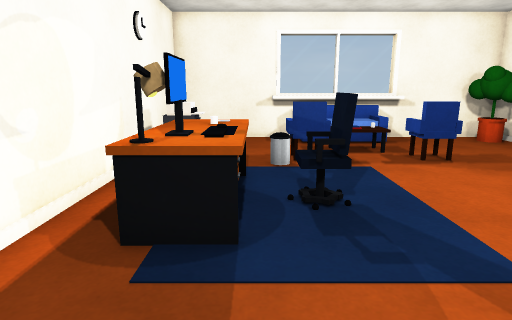
View 1 (above)

14 first-person views from a walk through a scene from a Unity 3-D project. The camera is 1.2 m above the floor, tilts 12° down and sees 75° across. The floor is counted in squares, 0.5 m on a side. Each view is taken from the middle of a square. On the plan, view 1 faces up. The plan holds only what a view shows up to about 20 squares ahead; the rest is blank. Door leaves are left out, so doorways stand open. Surface patterns are stand-ins for the level's own textures.

View 2
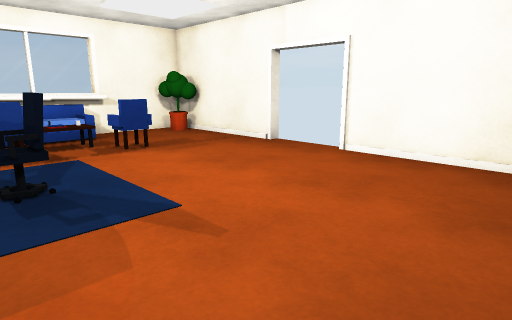

View 3
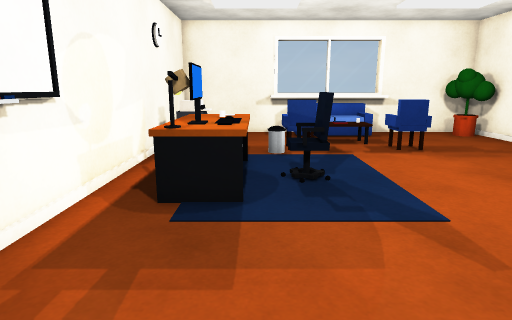

View 4
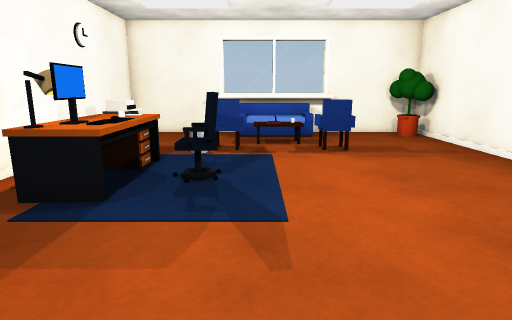

View 5
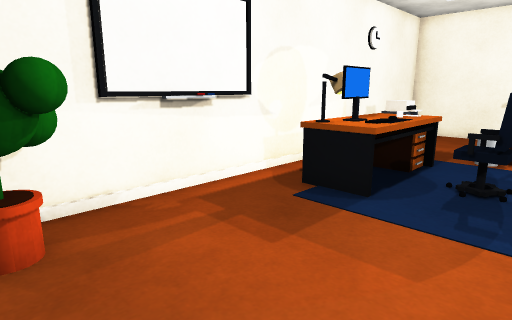

View 6
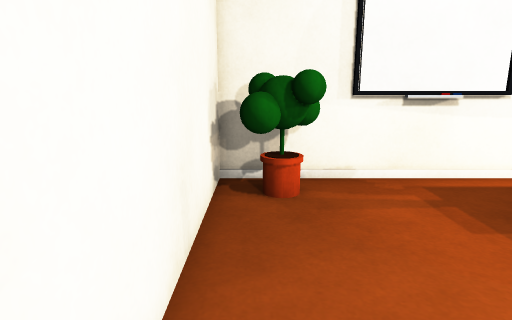

View 7
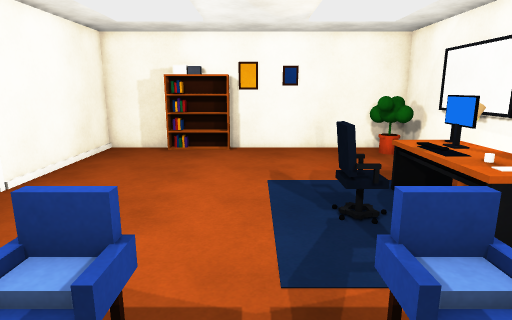

View 8
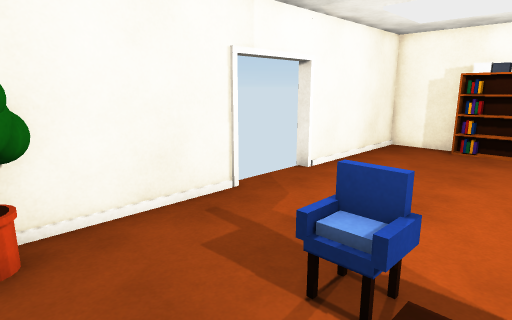

View 9
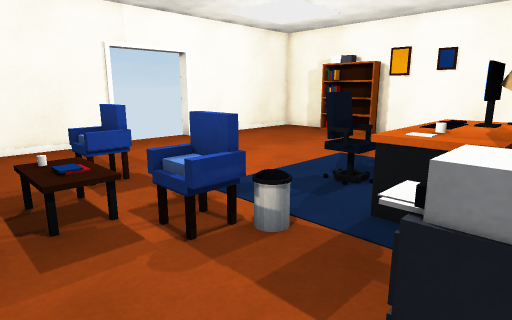

View 10
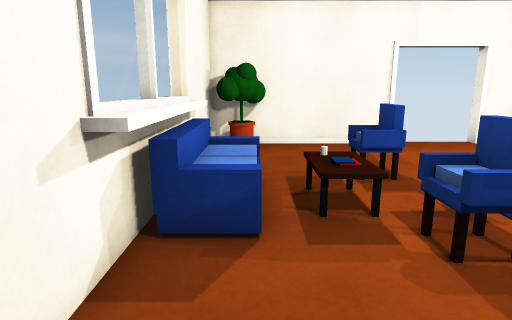

View 11
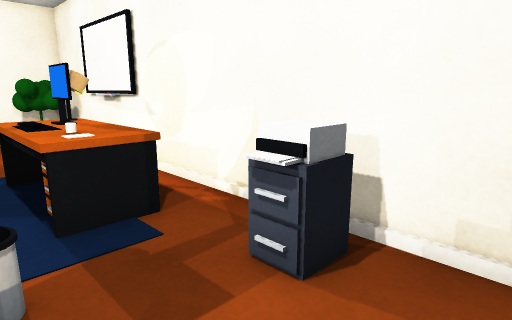

View 12
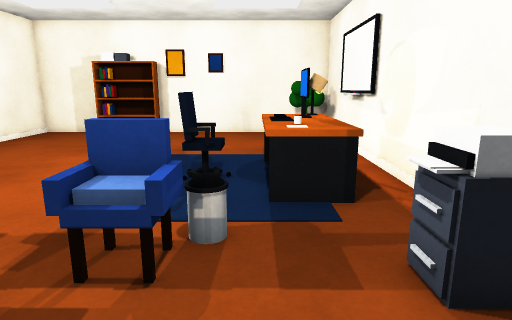

View 13
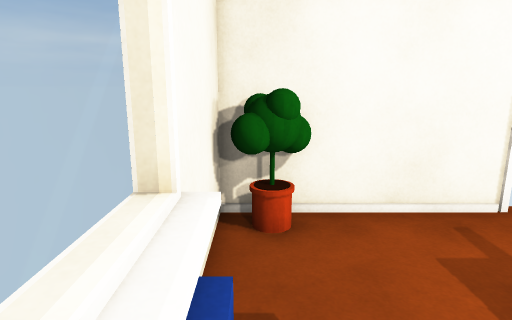

View 14
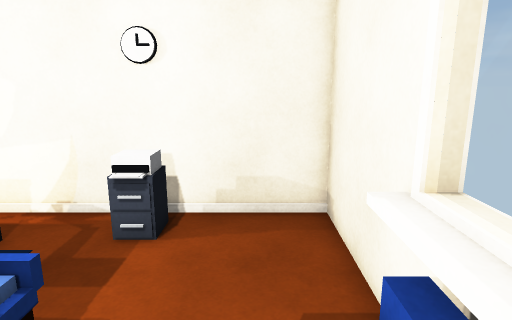

### Floor plan
Key: @ floor where view 1 was taken; # wall or solid block; . floor; / step, stairs or slope; D open door; = window, fence, low wall or low ledge; O other object.
Columns run from 4 left of view 1 to 13 right of it. Each row starts with its distance up from view 1.
 17 #######=#=#######
 16 #....=#///O=..OO#
 15 #.....////O....O#
 14 #......///......#
 13 #OO....OOO......#
 12 #OO..OO...OO....#
 11 #....OO...OO....#
 10 #...............#
  9 #.OOO   ........D#
  8 #.OOO   ........D
  7 #.OOO   ........D
  6 #.OOO   ........D
  5 #.OOO   ........D#
  4 #...............#
  3 #...............#
  2 #...............#
  1 #...............#
  0 #...@...........#
 -1 #O..............#
 -2 #.O.......OOO...#
 -3 ##########OOO####

Positions as (right, up) in squares from view 1, and headings:
1: (0, 0), facing up
2: (0, -2), facing up-right
3: (0, -2), facing up
4: (3, -2), facing up
5: (3, -2), facing up-left
6: (5, -2), facing left
7: (4, 15), facing down
8: (4, 16), facing down-right
9: (-3, 15), facing down-right
10: (-3, 15), facing right
11: (1, 15), facing down-left
12: (0, 16), facing down
13: (3, 16), facing right
14: (5, 15), facing left
